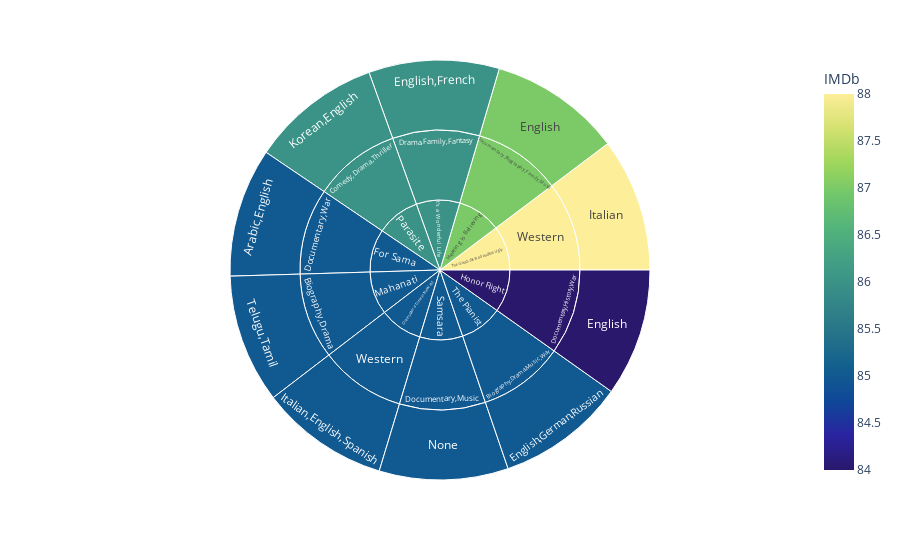

Notebook cell for this chart:
### Code cell
sunburst(movie, 'Prime Video', 'haline')

### Figure 1 — Plotly figure (JSON) as saved in the notebook; plotly's stock layout.template omitted (floating-point values rounded to 4 significant figures)
{"data": [{"branchvalues": "total", "customdata": [[85], [87], [84], [86], [85], [88], [85], [86], [85], [85], [85], [85], [86], [87], [84], [85], [85], [86], [85], [88], [85], [87], [84], [86], [85], [85], [86], [85], [88], [85]], "domain": {"x": [0, 1], "y": [0, 1]}, "hovertemplate": "labels=%{label}<br>IMDb_sum=%{value}<br>parent=%{parent}<br>id=%{id}<br>IMDb=%{color}<extra></extra>", "ids": ["For Sama/Documentary,War/Arabic,English", "Hearing Is Believing/Documentary,Biography,Family,Music/English", "Honor Flight/Documentary,History,War/English", "It's a Wonderful Life/Drama,Family,Fantasy/English,French", "The Pianist/Biography,Drama,Music,War/English,German,Russian", "The Good, the Bad and the Ugly/Western/Italian", "Once Upon a Time in the West/Western/Italian,English,Spanish", "Parasite/Comedy,Drama,Thriller/Korean,English", "Samsara/Documentary,Music/None", "Mahanati/Biography,Drama/Telugu,Tamil", "Mahanati/Biography,Drama", "The Pianist/Biography,Drama,Music,War", "Parasite/Comedy,Drama,Thriller", "Hearing Is Believing/Documentary,Biography,Family,Music", "Honor Flight/Documentary,History,War", "Samsara/Documentary,Music", "For Sama/Documentary,War", "It's a Wonderful Life/Drama,Family,Fantasy", "Once Upon a Time in the West/Western", "The Good, the Bad and the Ugly/Western", "For Sama", "Hearing Is Believing", "Honor Flight", "It's a Wonderful Life", "Mahanati", "Once Upon a Time in the West", "Parasite", "Samsara", "The Good, the Bad and the Ugly", "The Pianist"], "labels": ["Arabic,English", "English", "English", "English,French", "English,German,Russian", "Italian", "Italian,English,Spanish", "Korean,English", "None", "Telugu,Tamil", "Biography,Drama", "Biography,Drama,Music,War", "Comedy,Drama,Thriller", "Documentary,Biography,Family,Music", "Documentary,History,War", "Documentary,Music", "Documentary,War", "Drama,Family,Fantasy", "Western", "Western", "For Sama", "Hearing Is Believing", "Honor Flight", "It's a Wonderful Life", "Mahanati", "Once Upon a Time in the West", "Parasite", "Samsara", "The Good, the Bad and the Ugly", "The Pianist"], "marker": {"coloraxis": "coloraxis", "colors": [85, 87, 84, 86, 85, 88, 85, 86, 85, 85, 85, 85, 86, 87, 84, 85, 85, 86, 85, 88, 85, 87, 84, 86, 85, 85, 86, 85, 88, 85]}, "name": "", "parents": ["For Sama/Documentary,War", "Hearing Is Believing/Documentary,Biography,Family,Music", "Honor Flight/Documentary,History,War", "It's a Wonderful Life/Drama,Family,Fantasy", "The Pianist/Biography,Drama,Music,War", "The Good, the Bad and the Ugly/Western", "Once Upon a Time in the West/Western", "Parasite/Comedy,Drama,Thriller", "Samsara/Documentary,Music", "Mahanati/Biography,Drama", "Mahanati", "The Pianist", "Parasite", "Hearing Is Believing", "Honor Flight", "Samsara", "For Sama", "It's a Wonderful Life", "Once Upon a Time in the West", "The Good, the Bad and the Ugly", "", "", "", "", "", "", "", "", "", ""], "type": "sunburst", "values": [85, 87, 84, 86, 85, 88, 85, 86, 85, 85, 85, 85, 86, 87, 84, 85, 85, 86, 85, 88, 85, 87, 84, 86, 85, 85, 86, 85, 88, 85]}], "layout": {"coloraxis": {"colorbar": {"title": {"text": "IMDb"}}, "colorscale": [[0, "rgb(41, 24, 107)"], [0.09091, "rgb(42, 35, 160)"], [0.1818, "rgb(15, 71, 153)"], [0.2727, "rgb(18, 95, 142)"], [0.3636, "rgb(38, 116, 137)"], [0.4545, "rgb(53, 136, 136)"], [0.5455, "rgb(65, 157, 133)"], [0.6364, "rgb(81, 178, 124)"], [0.7273, "rgb(111, 198, 107)"], [0.8182, "rgb(160, 214, 91)"], [0.9091, "rgb(212, 225, 112)"], [1, "rgb(253, 238, 153)"]]}, "legend": {"tracegroupgap": 0}, "margin": {"t": 60}}}
